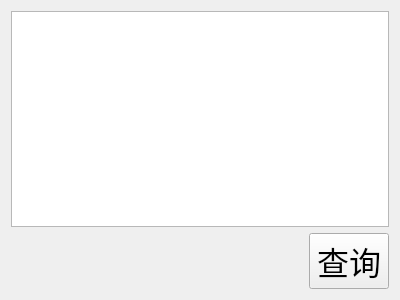
<?xml version="1.0" encoding="UTF-8"?>
<ui version="4.0">
 <class>Widget</class>
 <widget class="QWidget" name="Widget">
  <property name="geometry">
   <rect>
    <x>0</x>
    <y>0</y>
    <width>400</width>
    <height>300</height>
   </rect>
  </property>
  <property name="windowTitle">
   <string>Widget</string>
  </property>
  <layout class="QVBoxLayout" name="verticalLayout_2">
   <item>
    <layout class="QVBoxLayout" name="verticalLayout">
     <item>
      <widget class="QTextEdit" name="textEdit"/>
     </item>
     <item>
      <layout class="QHBoxLayout" name="horizontalLayout">
       <item>
        <spacer name="horizontalSpacer">
         <property name="orientation">
          <enum>Qt::Horizontal</enum>
         </property>
         <property name="sizeHint" stdset="0">
          <size>
           <width>40</width>
           <height>20</height>
          </size>
         </property>
        </spacer>
       </item>
       <item>
        <widget class="QPushButton" name="select_pb">
         <property name="font">
          <font>
           <family>Arial</family>
           <pointsize>24</pointsize>
          </font>
         </property>
         <property name="text">
          <string>查询</string>
         </property>
        </widget>
       </item>
      </layout>
     </item>
    </layout>
   </item>
  </layout>
 </widget>
 <layoutdefault spacing="6" margin="11"/>
 <resources/>
 <connections/>
</ui>
